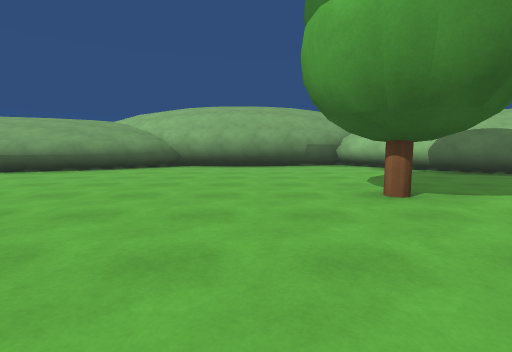
View 1 (above)

19 first-person views from a walk through a 3-D level made in the Unity game engine. The camera is 1.2 m above the floor, tilts 6° down and sees 85° across. The floor is counted in squares, 2 m on a side. Each view is taken from the middle of a square. On the plan, view 1 faces up. The plan holds only what a view shows up to about 9 squares ahead; the rest is blank. The place goes on beyond the plan. The player character is not drawn.

View 2
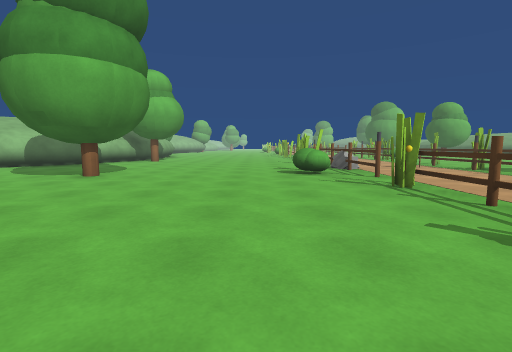

View 3
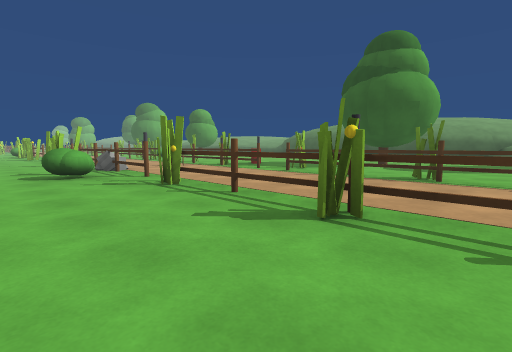

View 4
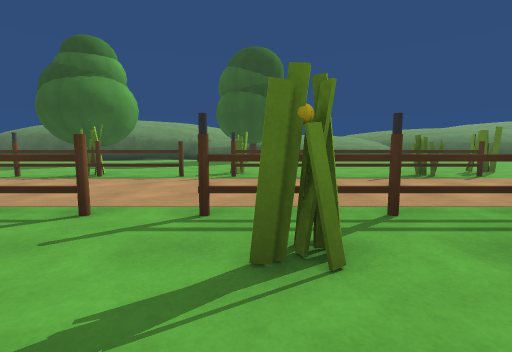

View 5
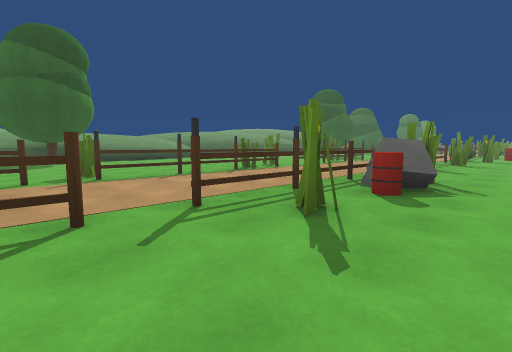

View 6
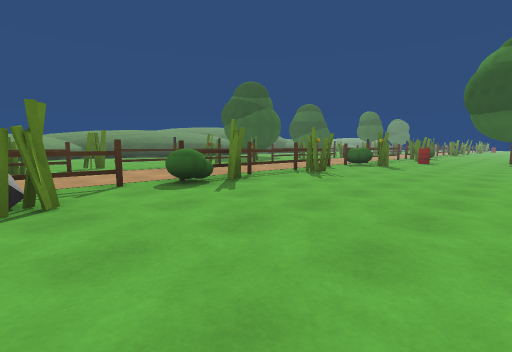

View 7
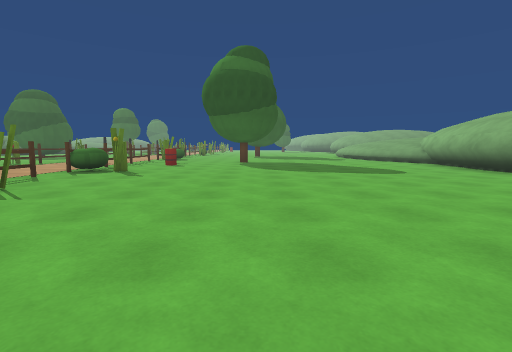

View 8
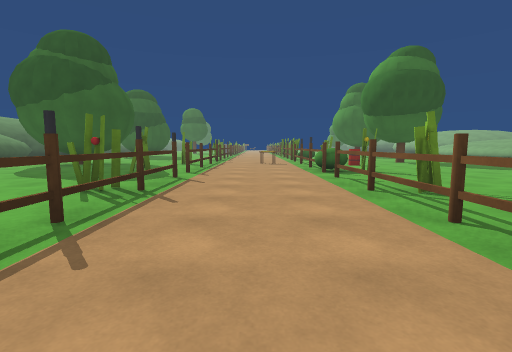

View 9
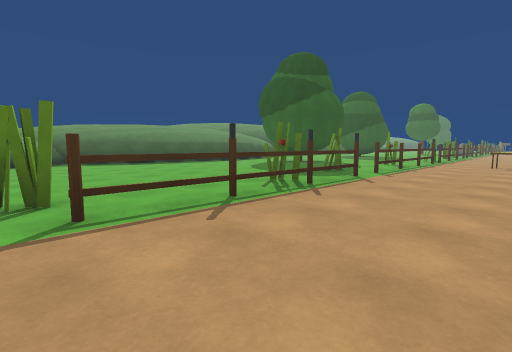

View 10
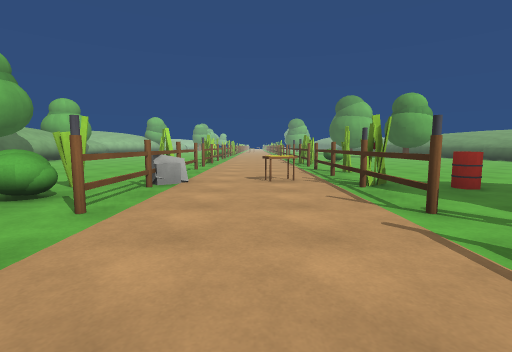

View 11
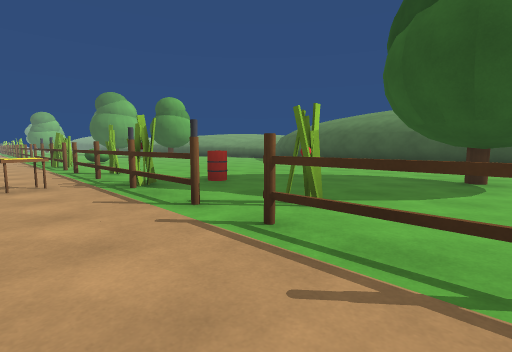

View 12
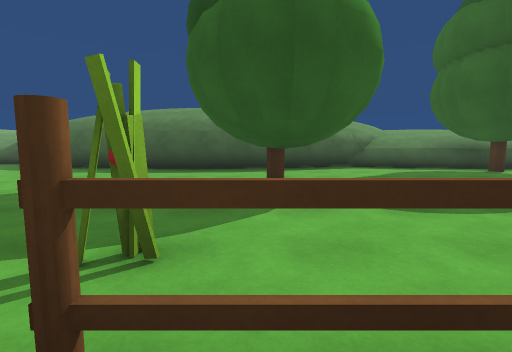

View 13
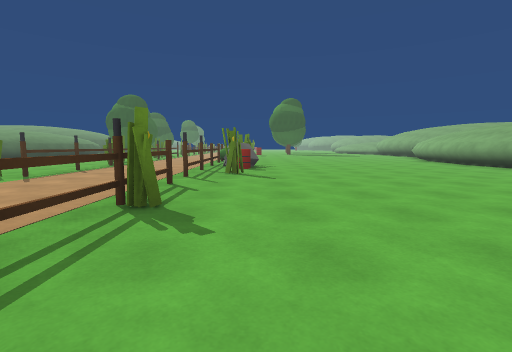

View 14
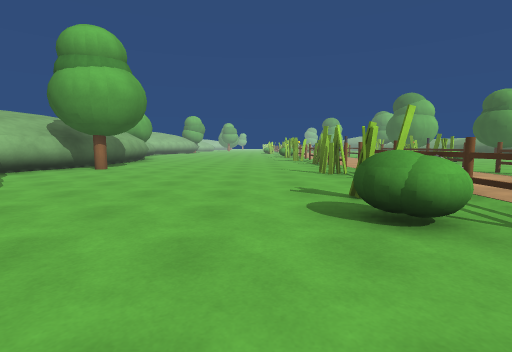

View 15
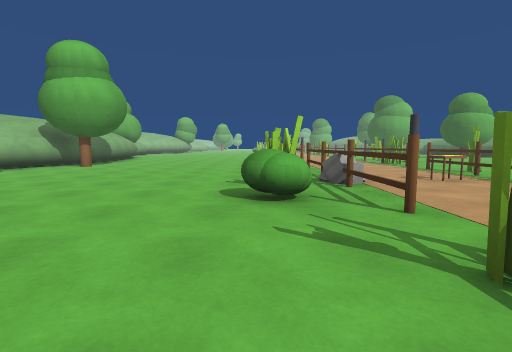

View 16
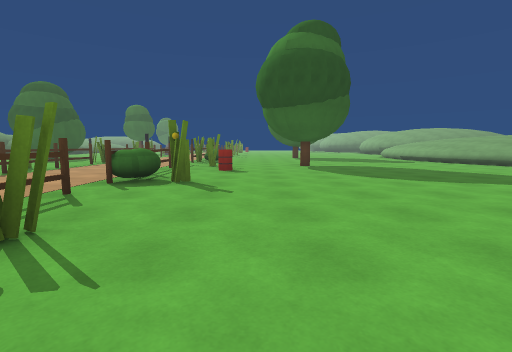

View 17
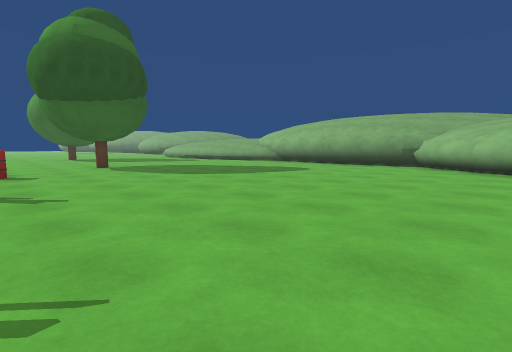

View 18
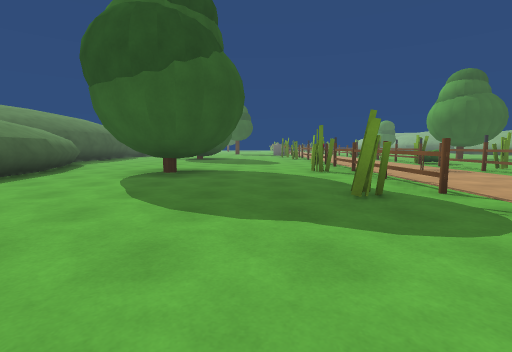

View 19
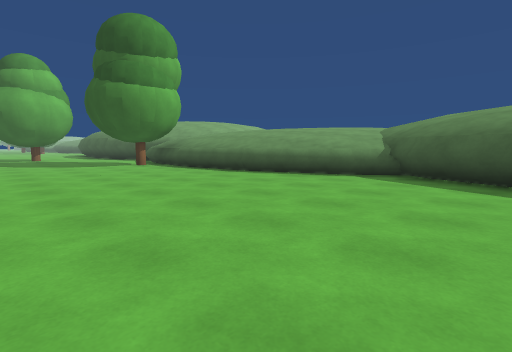

### Floor plan
Key: @ floor where view 1 was taken; # wall or solid block; . floor; ^ raised ledge; O other object.
Columns run from 22 left of view 1 to 8 right of it. Each row starts with its distance up from view 1.
  9                    #######
  8 ^ #######         ##.....##
  7 ........##      ###.......##
  6 ..........   ####..........###
  5 ..........   ................##
  4 ..........   ...........O....O#
  3 ...........  ...........O......
  2 O..............................
  1 O..............................
  0 ......................@........
 -1 #.O.O..O..O..OO.O.......OO..O..
 -2 OO#OOO#O#OOO#O#OOO#O#OOOOOOOOO#
 -3 .O..O.....O...............O....
 -4 .O........................O....
 -5 .O.................O......O....
 -6 OO#OOO#O#OOOOO#OOO#O#OOO#O.OOOO
 -7 .....O.....O.............O.....
 -8 ...............................
 -9 .OO................  OO........
-10  OO..................OO........
-11   O... ........................
-12 .....  .........O......##......
-13 .###   #...^^^^^^^^.########
-14 ##     ###^^^    ^###
-15          #^

Positions as (right, up) in squares from view 1, and headings:
1: (0, 0), facing up
2: (-4, 0), facing right
3: (-4, 0), facing down-right
4: (-6, 0), facing down
5: (-4, 0), facing down-left
6: (-9, 2), facing down-left
7: (-11, 2), facing left
8: (-11, -4), facing left
9: (-11, -3), facing down-left
10: (-1, -4), facing right
11: (-1, -4), facing down-right
12: (0, -5), facing down
13: (0, -1), facing left
14: (0, 0), facing right
15: (-1, -1), facing right
16: (-13, 0), facing left
17: (-13, -1), facing up-left
18: (-14, -8), facing left
19: (-15, -8), facing down-right
